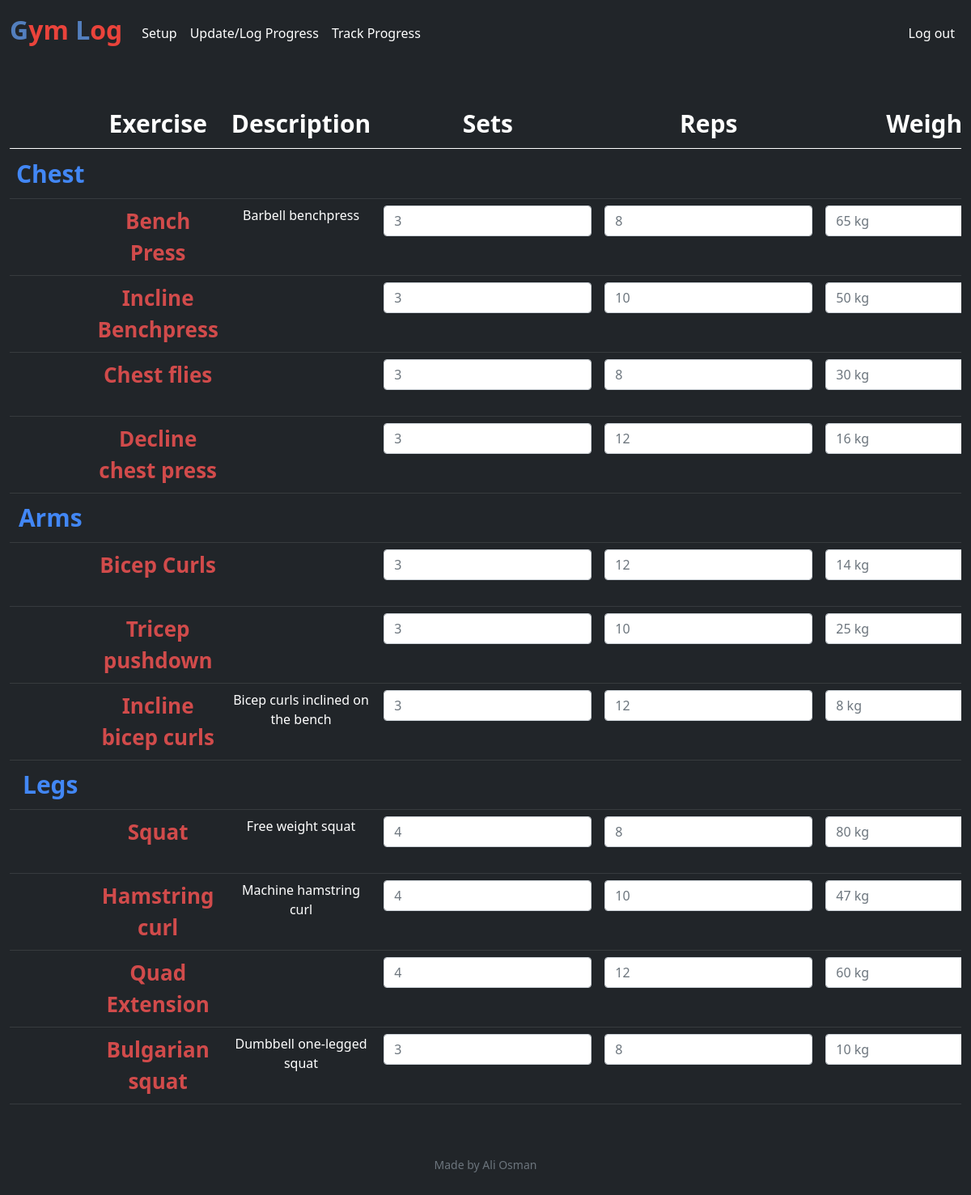
The app's page /update (signed in) with its own data.
### tables this page shows
CREATE TABLE training(
id INTEGER PRIMARY KEY AUTOINCREMENT NOT NULL,
user_id INTEGER,
day TEXT NOT NULL,
FOREIGN KEY(user_id) REFERENCES users(id)
);

CREATE TABLE exercise(
id INTEGER PRIMARY KEY AUTOINCREMENT NOT NULL,
training_id INTEGER,
name TEXT NOT NULL,
description TEXT,
sets INTEGER NOT NULL,
reps INTEGER NOT NULL,
weight NUMERIC NOT NULL,
FOREIGN KEY(training_id) REFERENCES training(id)
);

### app.py (the view)
@app.route("/update", methods=["GET", "POST"])
def update():
    trainings = db.execute("SELECT id, day FROM training WHERE user_id = ?;", session["user_id"])
    trainingIDs = []
    counter = 0
    for i in trainings:
        trainingIDs.append(trainings[counter]["id"])
        counter += 1
    exercises = db.execute("SELECT id, training_id, name, description, sets, reps, weight FROM exercise WHERE training_id IN (?);", trainingIDs)
    if request.method == "POST":
        counter = 0
        input = 0
        for i in exercises:
            eID = exercises[counter]["id"]
            sets = request.form.get(f"{eID} sets")
            reps = request.form.get(f"{eID} reps")
            weight = request.form.get(f"{eID} weight")
            if sets != "" and reps != "" and weight != "":
                sets = int(sets)
                reps = int(reps)
                weight = float(weight)
                if sets <= 0 or reps <= 0 or weight <= 0:
                    return error("enter valid number", 400)
                db.execute("UPDATE exercise SET sets = ?, reps = ?, weight = ? WHERE id = ?;", sets, reps, weight, eID)
                today = date.today()
                d = today.strftime("%Y-%m-%d")
                db.execute("INSERT INTO log (exercise_id, sets, reps, weight, date) VALUES (?, ?, ?, ?, ?);", eID, sets, reps, weight, d)
                input += 1
            counter += 1
        if input <= 0:
            return error("enter sufficient amount of details", 400)
        return redirect("/")
    else:
        if trainings == []:
            return error("no trainings to update", 400)
        return render_template("update.html", trainings=trainings, exercises=exercises)

### app.py (called while the page is built)
@app.after_request
def after_request(response):
    response.headers["Cache-Control"] = "no-cache, no-store, must-revalidate"
    response.headers["Expires"] = 0
    response.headers["Pragma"] = "no-cache"
    return response

### templates/update.html (shortened to what this page needs)
{% extends "layout.html" %}
{% block main %}
    <form action="/update" method="post">
        <div class="table-responsive">
            <table class="table table-dark allign-middle">
                <thead>
                    <tr class="describer-b">
                        <th scope="col"> </th>
                        <th scope="col">Exercise</th>
                        <th scope="col">Description</th>
                        <th scope="col">Sets</th>
                        <th scope="col">Reps</th>
                        <th scope="col">Weight</th>
                    </tr>
                </thead>
                <tbody>
                {% for training in trainings %}
                    <tr>
                        <th class="describer-b2" scope="row">{{ training.day }}</th>
                        <td></td>
                        <td></td>
                        <td></td>
                        <td></td>
                        <td></td>
                    </tr>
                        {% for exercise in exercises %}
                            <tr>
                            {% if exercise.training_id == training.id -%}
                                <td></td>
                                <td class="describer-m2">{{ exercise.name }}</td>
                                <td class="describer-allign-top" >{{ exercise.description }}</td>
                                <td ><input autocomplete="off" autofocus class="form-control mx-auto w-auto" id="{{ exercise.id }} sets" name="{{ exercise.id }} sets" placeholder="{{ exercise.sets }}" type="number"></td>
                                <td ><input autocomplete="off" autofocus class="form-control mx-auto w-auto" id="{{ exercise.id }} reps" name="{{ exercise.id }} reps" placeholder="{{ exercise.reps }}" type="number"></td>
                                <td ><input autocomplete="off" autofocus class="form-control mx-auto w-auto" id="{{ exercise.id }} weight" name="{{ exercise.id }} weight" placeholder="{{ exercise.weight }} kg" type="number"></td>
                            {% endif %}
                            </tr>
                        {% endfor %}
                {% endfor %}
                </tbody>
            </table>
        </div>
    </form>
{% endblock %}

### static/styles.css (style rules this page uses)
.describer-b { font-size: 30px; color: #ffffff; font-weight: bold; }
.describer-b2 { font-size: 30px; color: #4287f5; font-weight: bold; }
.describer-m2 { font-size: 26px; color: #d14b4b; font-weight: bold; }

### records on screen
training: day "Chest"
exercise: name "Bench Press", description "Barbell benchpress", sets "3", reps "8", id "65 kg"
exercise: name "Incline Benchpress", sets "3", reps "10", weight "50 kg"
exercise: name "Chest flies", sets "3", reps "8", weight "30 kg"
exercise: name "Decline chest press", sets "3", reps "12", weight "16 kg"
training: day "Arms"
exercise: name "Bicep Curls", sets "3", reps "12", weight "14 kg"
exercise: name "Tricep pushdown", sets "3", reps "10", weight "25 kg"
exercise: name "Incline bicep curls", description "Bicep curls inclined on the bench", sets "3", reps "12", weight "8 kg"
training: day "Legs"
exercise: name "Squat", description "Free weight squat", sets "4", reps "8", weight "80 kg"
exercise: name "Hamstring curl", description "Machine hamstring curl", sets "4", reps "10", weight "47 kg"
exercise: name "Quad Extension", sets "4", reps "12", weight "60 kg"
exercise: name "Bulgarian squat", description "Dumbbell one-legged squat", sets "3", reps "8", weight "10 kg"
